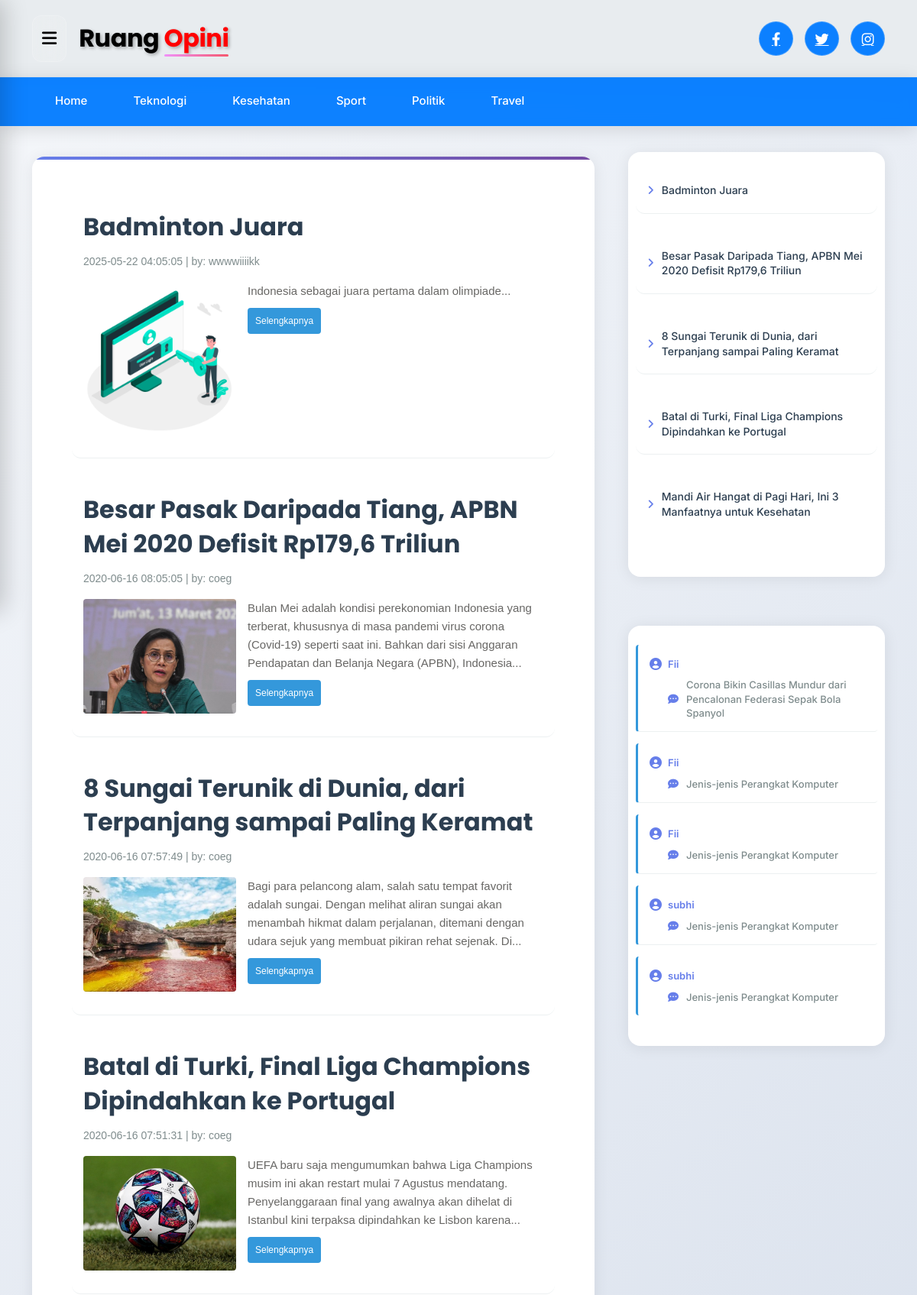
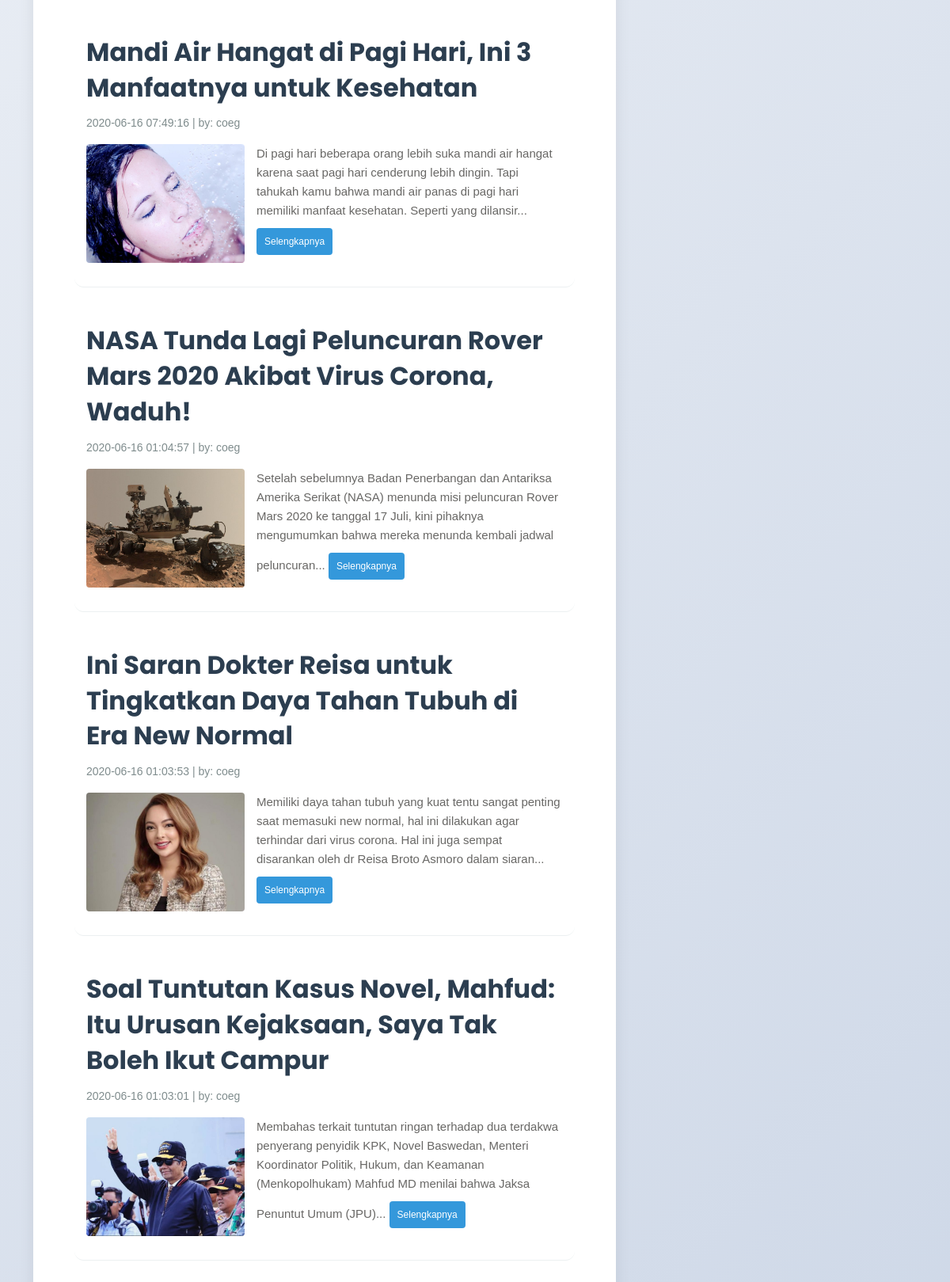
The page / (upper part) on the database its author committed (2 pictures, top to bottom).
### tables this page shows
CREATE TABLE `berita` (
  `id_berita` int(11) NOT NULL,
  `id_kategori` int(11) NOT NULL,
  `id_user` int(11) NOT NULL,
  `judul` varchar(255) NOT NULL,
  `isi_berita` text NOT NULL,
  `gambar` varchar(100) NOT NULL,
  `tgl_posting` timestamp NOT NULL DEFAULT current_timestamp() ON UPDATE current_timestamp()
);

CREATE TABLE `user` (
  `id` int(11) NOT NULL,
  `username` varchar(50) NOT NULL,
  `password` varchar(50) NOT NULL,
  `level` varchar(50) NOT NULL
);

### main.php (the view, shortened to what this page needs)
<!DOCTYPE html>
<html lang="id">
<head>
    <link rel="stylesheet" href="assets/css/themes.css">
</head>
<body>
    <div class="blog-post">
        <?php
        include "admin/koneksi.php";
        function displayNewsPreview($koneksi, $query) {
            $result = mysqli_query($koneksi, $query);
            while($t = mysqli_fetch_array($result)) {
                $u = mysqli_query($koneksi, "SELECT * FROM user WHERE id='$t[id_user]'");
                $nu = mysqli_fetch_array($u);
                echo '<div class="news-item">';
                echo "<a href='?module=detailberita&id=$t[id_berita]' style='text-decoration: none;'>";
                echo "<h2 class='blog-post-title'>$t[judul]</h2></a>";
                echo "<p class='blog-post-meta'>$t[tgl_posting] | by: $nu[username]</p>";
                if($t['gambar'] != '') {
                    echo "<img src='admin/foto_berita/$t[gambar]' width='200' height='100' style='float: left; margin-right: 15px; margin-bottom: 10px; border-radius: 4px;' alt='News Image'>";
                }
                $isi_berita = htmlentities(strip_tags($t['isi_berita']));
                $isi = substr($isi_berita, 0, 210);
                $isi = substr($isi_berita, 0, strrpos($isi, " "));
                echo "<div class='news-content'>";
                echo "<p>$isi... <a href='?module=detailberita&id=$t[id_berita]' class='readmore-link'>Selengkapnya</a></p>";
                echo "</div>";
                echo '</div>';
            }
        }
        if($_GET['module'] == '') {
            $query = "SELECT * FROM berita ORDER BY id_berita DESC";
            displayNewsPreview($koneksi, $query);
        }
        elseif ($_GET['module'] == 'teknologi') {
            echo "<h2>Berita Teknologi</h2>";
            $query = "SELECT * FROM berita WHERE id_kategori=1 ORDER BY id_berita DESC";
            displayNewsPreview($koneksi, $query);
        }
        elseif ($_GET['module'] == 'kesehatan') {
            echo "<h2>Berita Kesehatan</h2>";
            $query = "SELECT * FROM berita WHERE id_kategori=2 ORDER BY id_berita DESC";
            displayNewsPreview($koneksi, $query);
        }
        elseif ($_GET['module'] == 'sport') {
            echo "<h2>Berita Olahraga</h2>";
            $query = "SELECT * FROM berita WHERE id_kategori=6 ORDER BY id_berita DESC";
            displayNewsPreview($koneksi, $query);
        }
        elseif ($_GET['module'] == 'politik') {
            echo "<h2>Berita Politik</h2>";
            $query = "SELECT * FROM berita WHERE id_kategori=7 ORDER BY id_berita DESC";
            displayNewsPreview($koneksi, $query);
        }
        elseif ($_GET['module'] == 'travel') {
            echo "<h2>Berita Travel</h2>";
            $query = "SELECT * FROM berita WHERE id_kategori=8 ORDER BY id_berita DESC";
            displayNewsPreview($koneksi, $query);
        }
        ?>
    </div>
</body>
</html>

### index.php (shortened to what this page needs)
<!DOCTYPE html>
<html class="no-js" lang="id">
<head>
    <link href="https://cdnjs.cloudflare.com/ajax/libs/bootstrap/5.3.0/css/bootstrap.min.css" rel="stylesheet">
    <link href="https://cdnjs.cloudflare.com/ajax/libs/font-awesome/6.4.0/css/all.min.css" rel="stylesheet">
</head>
<body>
    <div class="overlay-wrapper">
        <header class="masthead">
            <div class="header-top">
                <div class="container">
                    <div class="header-content">
                        <div class="d-flex align-items-center">
                            <div class="hamburger-menu" id="menuToggle">
                                <i class="fas fa-bars" style="color: #000;"></i>
                            </div>
                            <div class="logo ms-3">
                                <h2>Ruang <span class="highlight">Opini</span></h2>
                            </div>
                        </div>
                            <div class="social-icons">
                                <a href="#" title="Facebook"><i class="fab fa-facebook-f"></i></a>
                                <a href="#" title="Twitter"><i class="fab fa-twitter"></i></a>
                                <a href="#" title="Instagram"><i class="fab fa-instagram"></i></a>
                            </div>
                        </div>
                    </div>
                </div>
            </div>
            <div class="main-nav">
                <div class="container">
                    <ul class="nav-menu">
                        <li><a href="index.php">Home</a></li>
                        <li><a href="?module=teknologi">Teknologi</a></li>
                        <li><a href="?module=kesehatan">Kesehatan</a></li>
                        <li><a href="?module=sport">Sport</a></li>
                        <li><a href="?module=politik">Politik</a></li>
                        <li><a href="?module=travel">Travel</a></li>
                    </ul>
                </div>
            </div>
        <section class="main-content">
            <div class="container">
                <div class="row">
                    <div class="col-lg-8">
                        <div class="content-card fade-in">
                            <main class="container-fluid">
                                <?php
                                include 'main.php';
                                ?>
                            </main>
                        </div>
                    </div>
                 <div class="col-lg-4">
    <aside class="sidebar">
        <div class="widget fade-in">
            <div class="widget-content">
                <?php
                $sebelum = mysqli_query($koneksi,"SELECT * FROM berita ORDER BY id_berita DESC LIMIT 5");
                while($s=mysqli_fetch_array($sebelum)){
                    echo "<div class='news-item'>
                            <a href='?module=detailberita&id=$s[id_berita]' class='news-link'>
                                <div class='news-title-wrap'>
                                    <i class='fas fa-angle-right news-icon'></i>
                                    <span class='news-title'>$s[judul]</span>
                                </div>
                            </a>
                          </div>";
                }
                ?>
            </div>
        </div>
        <div class="widget fade-in">
            <div class="widget-content">
                <?php
                $komentar1 = mysqli_query($koneksi,"SELECT nama,judul,komentar.id_berita FROM komentar join berita where komentar.id_berita = berita.id_berita ORDER BY id_komentar DESC LIMIT 5");
                while($s=mysqli_fetch_array($komentar1)){
                    echo "<div class='news-item comment-item'>
                            <div class='commenter'>
                                <i class='fas fa-user-circle'></i>
                                <span class='commenter-name'>$s[nama]</span>
                            </div>
                            <a href='?module=detailberita&id=$s[id_berita]' class='commented-news'>
                                <div class='news-title-wrap'>
                                    <i class='fas fa-comment-dots news-icon'></i>
                                    <span class='news-title'>$s[judul]</span>
                                </div>
                            </a>
                          </div>";
                }
                ?>
            </div>
        </div>
    </aside>
</div>
        </section>
</body>
</html>

### assets/css/themes.css (style rules this page uses)
a { -webkit-transition: all .25s ease; -moz-transition: all .25s ease; -ms-transition: all .25s ease; -o-transition: all .25s ease; transition: all .25s ease; }
h1, h2, h3, h4, h5, h6 { color: #000; font-family: 'Poppins', sans-serif; font-weight: 700; line-height: 1.4; margin: 0; padding: 0; }
img { height: auto; max-width: 100%; }
p { color: #686765; font-family: 'Raleway', sans-serif; font-size: 15px; line-height: 24px; margin: 10px 0; }
aside.sidebar { padding-left: 20px; }
aside.sidebar .widget { margin: -6px 0 70px; }
aside.sidebar .widget:last-child { margin-bottom: 0; }

### main.php (style rules this page uses)
.blog-post { max-width: 1200px; margin: 0 auto; padding: 20px; }
.blog-post-title { color: #2c3e50; margin-bottom: 10px; text-decoration: none; }
.blog-post-meta { color: #7f8c8d; font-size: 14px; margin-bottom: 15px; }
.news-item { margin-bottom: 30px; padding-bottom: 20px; border-bottom: 1px solid #ecf0f1; }
.news-item img { border-radius: 4px; margin-right: 15px; margin-bottom: 10px; }
.news-content { line-height: 1.6; color: #34495e; }
.comment-item { background-color: #fff; padding: 15px; margin-bottom: 15px; border-left: 3px solid #3498db; border-radius: 4px; }
.readmore-link { background-color: #3498db; color: white; padding: 5px 10px; border-radius: 4px; text-decoration: none; font-size: 12px; display: inline-block; margin-top: 10px; }

### rows shown on the page
berita: judul "Badminton Juara", tgl_posting "2025-05-22 04:05:05", id_user.username "wwwwiiiikk", gambar (picture), isi_berita "Indonesia sebagai juara pertama dalam olimpiade"
berita: judul "Besar Pasak Daripada Tiang, APBN Mei 2020 Defisit Rp179,6 Triliun", tgl_posting "2020-06-16 08:05:05", id_user.username "coeg", gambar (picture), isi_berita "Bulan Mei adalah kondisi perekonomian Indonesia yang terberat, khususnya di masa pandemi virus corona (Covid-19) seperti saat ini. Bahkan dari sisi Anggaran Pendapatan dan Belanja Negara (APBN), Indonesia"
berita: judul "8 Sungai Terunik di Dunia, dari Terpanjang sampai Paling Keramat", tgl_posting "2020-06-16 07:57:49", id_user.username "coeg", gambar (picture), isi_berita "Bagi para pelancong alam, salah satu tempat favorit adalah sungai. Dengan melihat aliran sungai akan menambah hikmat dalam perjalanan, ditemani dengan udara sejuk yang membuat pikiran rehat sejenak. Di"
berita: judul "Batal di Turki, Final Liga Champions Dipindahkan ke Portugal", tgl_posting "2020-06-16 07:51:31", id_user.username "coeg", gambar (picture), isi_berita "UEFA baru saja mengumumkan bahwa Liga Champions musim ini akan restart mulai 7 Agustus mendatang. Penyelanggaraan final yang awalnya akan dihelat di Istanbul kini terpaksa dipindahkan ke Lisbon karena"
berita: judul "Mandi Air Hangat di Pagi Hari, Ini 3 Manfaatnya untuk Kesehatan", tgl_posting "2020-06-16 07:49:16", id_user.username "coeg", gambar (picture), isi_berita "Di pagi hari beberapa orang lebih suka mandi air hangat karena saat pagi hari cenderung lebih dingin. Tapi tahukah kamu bahwa mandi air panas di pagi hari memiliki manfaat kesehatan. Seperti yang dilansir"
berita: judul "NASA Tunda Lagi Peluncuran Rover Mars 2020 Akibat Virus Corona, Waduh!", tgl_posting "2020-06-16 01:04:57", id_user.username "coeg", gambar (picture), isi_berita "Setelah sebelumnya Badan Penerbangan dan Antariksa Amerika Serikat (NASA) menunda misi peluncuran Rover Mars 2020 ke tanggal 17 Juli, kini pihaknya mengumumkan bahwa mereka menunda kembali jadwal peluncuran"
berita: judul "Ini Saran Dokter Reisa untuk Tingkatkan Daya Tahan Tubuh di Era New Normal", tgl_posting "2020-06-16 01:03:53", id_user.username "coeg", gambar (picture), isi_berita "Memiliki daya tahan tubuh yang kuat tentu sangat penting saat memasuki new normal, hal ini dilakukan agar terhindar dari virus corona. Hal ini juga sempat disarankan oleh dr Reisa Broto Asmoro dalam siaran"
berita: judul "Soal Tuntutan Kasus Novel, Mahfud: Itu Urusan Kejaksaan, Saya Tak Boleh Ikut Campur", tgl_posting "2020-06-16 01:03:01", id_user.username "coeg", gambar (picture), isi_berita "Membahas terkait tuntutan ringan terhadap dua terdakwa penyerang penyidik KPK, Novel Baswedan, Menteri Koordinator Politik, Hukum, dan Keamanan (Menkopolhukam) Mahfud MD menilai bahwa Jaksa Penuntut Umum (JPU)"

### other values the page prints
$s[nama] "Fii"
$s[judul] "Corona Bikin Casillas Mundur dari Pencalonan Federasi Sepak Bola Spanyol"
$s[judul] "Jenis-jenis Perangkat Komputer"
$s[nama] "subhi"
